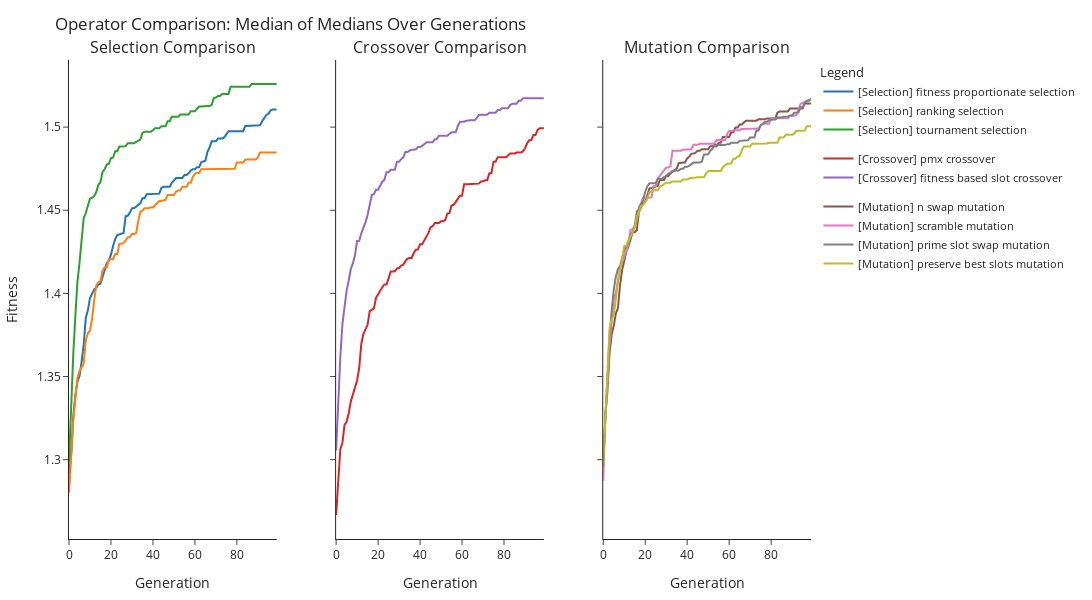

This figure's notebook cell:
### Code cell
plot_component_comparisons_from_curves(selection_curves , crossover_curves, mutation_curves)
